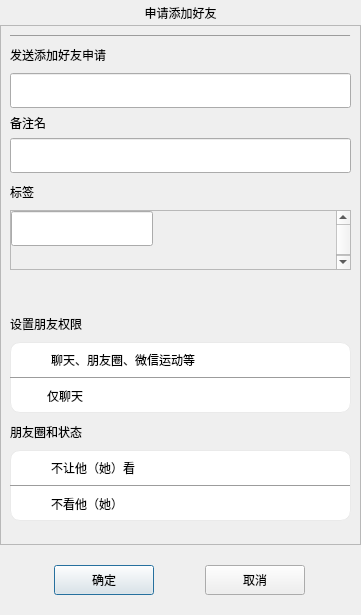
<?xml version="1.0" encoding="UTF-8"?>
<ui version="4.0">
 <class>ApplyFriendDialog</class>
 <widget class="QDialog" name="ApplyFriendDialog">
  <property name="geometry">
   <rect>
    <x>0</x>
    <y>0</y>
    <width>361</width>
    <height>615</height>
   </rect>
  </property>
  <property name="minimumSize">
   <size>
    <width>361</width>
    <height>615</height>
   </size>
  </property>
  <property name="maximumSize">
   <size>
    <width>361</width>
    <height>615</height>
   </size>
  </property>
  <property name="windowTitle">
   <string>Dialog</string>
  </property>
  <layout class="QVBoxLayout" name="verticalLayout">
   <property name="spacing">
    <number>0</number>
   </property>
   <property name="leftMargin">
    <number>0</number>
   </property>
   <property name="topMargin">
    <number>0</number>
   </property>
   <property name="rightMargin">
    <number>0</number>
   </property>
   <property name="bottomMargin">
    <number>0</number>
   </property>
   <item>
    <widget class="QLabel" name="apply_lb">
     <property name="minimumSize">
      <size>
       <width>0</width>
       <height>25</height>
      </size>
     </property>
     <property name="maximumSize">
      <size>
       <width>16777215</width>
       <height>25</height>
      </size>
     </property>
     <property name="text">
      <string>申请添加好友</string>
     </property>
     <property name="alignment">
      <set>Qt::AlignCenter</set>
     </property>
    </widget>
   </item>
   <item>
    <widget class="QScrollArea" name="scrollArea">
     <property name="minimumSize">
      <size>
       <width>0</width>
       <height>500</height>
      </size>
     </property>
     <property name="maximumSize">
      <size>
       <width>16777215</width>
       <height>16777215</height>
      </size>
     </property>
     <property name="widgetResizable">
      <bool>true</bool>
     </property>
     <widget class="QWidget" name="scrollcontent">
      <property name="geometry">
       <rect>
        <x>0</x>
        <y>0</y>
        <width>359</width>
        <height>518</height>
       </rect>
      </property>
      <layout class="QVBoxLayout" name="verticalLayout_2">
       <property name="spacing">
        <number>0</number>
       </property>
       <property name="leftMargin">
        <number>0</number>
       </property>
       <property name="topMargin">
        <number>0</number>
       </property>
       <property name="rightMargin">
        <number>0</number>
       </property>
       <property name="bottomMargin">
        <number>0</number>
       </property>
       <item>
        <widget class="QWidget" name="apply_wid" native="true">
         <layout class="QVBoxLayout" name="verticalLayout_3">
          <property name="topMargin">
           <number>9</number>
          </property>
          <property name="bottomMargin">
           <number>9</number>
          </property>
          <item>
           <widget class="Line" name="h_line">
            <property name="minimumSize">
             <size>
              <width>0</width>
              <height>1</height>
             </size>
            </property>
            <property name="maximumSize">
             <size>
              <width>16777215</width>
              <height>1</height>
             </size>
            </property>
            <property name="styleSheet">
             <string notr="true">background-color: rgb(234, 234, 234);</string>
            </property>
            <property name="frameShadow">
             <enum>QFrame::Raised</enum>
            </property>
            <property name="lineWidth">
             <number>1</number>
            </property>
            <property name="orientation">
             <enum>Qt::Horizontal</enum>
            </property>
           </widget>
          </item>
          <item>
           <widget class="QLabel" name="label">
            <property name="minimumSize">
             <size>
              <width>0</width>
              <height>25</height>
             </size>
            </property>
            <property name="maximumSize">
             <size>
              <width>16777215</width>
              <height>25</height>
             </size>
            </property>
            <property name="text">
             <string>发送添加好友申请</string>
            </property>
           </widget>
          </item>
          <item>
           <widget class="CustomizeEdit" name="name_ed">
            <property name="minimumSize">
             <size>
              <width>0</width>
              <height>35</height>
             </size>
            </property>
            <property name="maximumSize">
             <size>
              <width>16777215</width>
              <height>35</height>
             </size>
            </property>
           </widget>
          </item>
          <item>
           <widget class="QLabel" name="label_2">
            <property name="minimumSize">
             <size>
              <width>25</width>
              <height>0</height>
             </size>
            </property>
            <property name="maximumSize">
             <size>
              <width>16777215</width>
              <height>25</height>
             </size>
            </property>
            <property name="text">
             <string>备注名</string>
            </property>
           </widget>
          </item>
          <item>
           <widget class="CustomizeEdit" name="back_ed">
            <property name="minimumSize">
             <size>
              <width>0</width>
              <height>35</height>
             </size>
            </property>
            <property name="maximumSize">
             <size>
              <width>16777215</width>
              <height>35</height>
             </size>
            </property>
           </widget>
          </item>
          <item>
           <widget class="QLabel" name="label_3">
            <property name="minimumSize">
             <size>
              <width>0</width>
              <height>25</height>
             </size>
            </property>
            <property name="maximumSize">
             <size>
              <width>16777215</width>
              <height>25</height>
             </size>
            </property>
            <property name="text">
             <string>标签</string>
            </property>
           </widget>
          </item>
          <item>
           <widget class="QWidget" name="lb_group_wid" native="true">
            <property name="minimumSize">
             <size>
              <width>0</width>
              <height>95</height>
             </size>
            </property>
            <property name="maximumSize">
             <size>
              <width>16777215</width>
              <height>95</height>
             </size>
            </property>
            <layout class="QVBoxLayout" name="verticalLayout_4">
             <property name="spacing">
              <number>0</number>
             </property>
             <property name="leftMargin">
              <number>0</number>
             </property>
             <property name="topMargin">
              <number>0</number>
             </property>
             <property name="rightMargin">
              <number>0</number>
             </property>
             <property name="bottomMargin">
              <number>0</number>
             </property>
             <item>
              <widget class="QScrollArea" name="gridScrollArea">
               <property name="minimumSize">
                <size>
                 <width>0</width>
                 <height>60</height>
                </size>
               </property>
               <property name="maximumSize">
                <size>
                 <width>16777215</width>
                 <height>60</height>
                </size>
               </property>
               <property name="widgetResizable">
                <bool>true</bool>
               </property>
               <widget class="QWidget" name="grid_wid">
                <property name="geometry">
                 <rect>
                  <x>0</x>
                  <y>0</y>
                  <width>325</width>
                  <height>60</height>
                 </rect>
                </property>
                <property name="minimumSize">
                 <size>
                  <width>0</width>
                  <height>60</height>
                 </size>
                </property>
                <property name="maximumSize">
                 <size>
                  <width>16777215</width>
                  <height>60</height>
                 </size>
                </property>
                <widget class="CustomizeEdit" name="lb_ed">
                 <property name="geometry">
                  <rect>
                   <x>0</x>
                   <y>0</y>
                   <width>142</width>
                   <height>35</height>
                  </rect>
                 </property>
                 <property name="minimumSize">
                  <size>
                   <width>0</width>
                   <height>35</height>
                  </size>
                 </property>
                 <property name="maximumSize">
                  <size>
                   <width>16777215</width>
                   <height>35</height>
                  </size>
                 </property>
                </widget>
               </widget>
              </widget>
             </item>
             <item>
              <widget class="QWidget" name="input_tip_wid" native="true">
               <property name="minimumSize">
                <size>
                 <width>0</width>
                 <height>35</height>
                </size>
               </property>
               <property name="maximumSize">
                <size>
                 <width>16777215</width>
                 <height>35</height>
                </size>
               </property>
               <layout class="QHBoxLayout" name="horizontalLayout_2">
                <property name="spacing">
                 <number>0</number>
                </property>
                <property name="leftMargin">
                 <number>0</number>
                </property>
                <property name="topMargin">
                 <number>0</number>
                </property>
                <property name="rightMargin">
                 <number>0</number>
                </property>
                <property name="bottomMargin">
                 <number>0</number>
                </property>
                <item>
                 <widget class="ClickedOnceLabel" name="tip_lb">
                  <property name="minimumSize">
                   <size>
                    <width>0</width>
                    <height>35</height>
                   </size>
                  </property>
                  <property name="maximumSize">
                   <size>
                    <width>16777215</width>
                    <height>35</height>
                   </size>
                  </property>
                  <property name="text">
                   <string/>
                  </property>
                 </widget>
                </item>
               </layout>
              </widget>
             </item>
             <item>
              <spacer name="verticalSpacer_4">
               <property name="orientation">
                <enum>Qt::Vertical</enum>
               </property>
               <property name="sizeHint" stdset="0">
                <size>
                 <width>20</width>
                 <height>40</height>
                </size>
               </property>
              </spacer>
             </item>
            </layout>
           </widget>
          </item>
          <item>
           <widget class="QLabel" name="label_4">
            <property name="minimumSize">
             <size>
              <width>0</width>
              <height>25</height>
             </size>
            </property>
            <property name="maximumSize">
             <size>
              <width>16777215</width>
              <height>25</height>
             </size>
            </property>
            <property name="text">
             <string>设置朋友权限</string>
            </property>
           </widget>
          </item>
          <item>
           <widget class="QWidget" name="set_permi_wid" native="true">
            <property name="styleSheet">
             <string notr="true">#set_permi_wid
{
background-color: white;
border: 1px solid rgb(234, 234, 234);
border-radius: 10px;
}</string>
            </property>
            <layout class="QVBoxLayout" name="verticalLayout_6">
             <property name="spacing">
              <number>0</number>
             </property>
             <property name="leftMargin">
              <number>0</number>
             </property>
             <property name="topMargin">
              <number>0</number>
             </property>
             <property name="rightMargin">
              <number>0</number>
             </property>
             <property name="bottomMargin">
              <number>0</number>
             </property>
             <item>
              <widget class="QWidget" name="multiple_wid" native="true">
               <property name="minimumSize">
                <size>
                 <width>0</width>
                 <height>35</height>
                </size>
               </property>
               <property name="maximumSize">
                <size>
                 <width>16777215</width>
                 <height>35</height>
                </size>
               </property>
               <layout class="QHBoxLayout" name="horizontalLayout_3">
                <property name="spacing">
                 <number>9</number>
                </property>
                <property name="leftMargin">
                 <number>0</number>
                </property>
                <property name="topMargin">
                 <number>0</number>
                </property>
                <property name="rightMargin">
                 <number>0</number>
                </property>
                <property name="bottomMargin">
                 <number>0</number>
                </property>
                <item>
                 <widget class="QLabel" name="label_6">
                  <property name="minimumSize">
                   <size>
                    <width>32</width>
                    <height>32</height>
                   </size>
                  </property>
                  <property name="maximumSize">
                   <size>
                    <width>32</width>
                    <height>32</height>
                   </size>
                  </property>
                  <property name="text">
                   <string/>
                  </property>
                  <property name="pixmap">
                   <pixmap resource="pic.qrc">:/res/pic/朋友圈.png</pixmap>
                  </property>
                  <property name="scaledContents">
                   <bool>true</bool>
                  </property>
                 </widget>
                </item>
                <item>
                 <widget class="QLabel" name="label_7">
                  <property name="text">
                   <string>聊天、朋友圈、微信运动等</string>
                  </property>
                 </widget>
                </item>
                <item>
                 <widget class="QLabel" name="selected_multiple_lb">
                  <property name="minimumSize">
                   <size>
                    <width>32</width>
                    <height>32</height>
                   </size>
                  </property>
                  <property name="maximumSize">
                   <size>
                    <width>32</width>
                    <height>32</height>
                   </size>
                  </property>
                  <property name="text">
                   <string/>
                  </property>
                  <property name="scaledContents">
                   <bool>true</bool>
                  </property>
                 </widget>
                </item>
               </layout>
              </widget>
             </item>
             <item>
              <widget class="Line" name="line_2">
               <property name="minimumSize">
                <size>
                 <width>0</width>
                 <height>1</height>
                </size>
               </property>
               <property name="maximumSize">
                <size>
                 <width>16777215</width>
                 <height>1</height>
                </size>
               </property>
               <property name="styleSheet">
                <string notr="true">background-color: rgb(234, 234, 234);</string>
               </property>
               <property name="frameShadow">
                <enum>QFrame::Raised</enum>
               </property>
               <property name="lineWidth">
                <number>1</number>
               </property>
               <property name="orientation">
                <enum>Qt::Horizontal</enum>
               </property>
              </widget>
             </item>
             <item>
              <widget class="QWidget" name="chat_only_wid" native="true">
               <property name="minimumSize">
                <size>
                 <width>0</width>
                 <height>35</height>
                </size>
               </property>
               <property name="maximumSize">
                <size>
                 <width>16777215</width>
                 <height>35</height>
                </size>
               </property>
               <layout class="QHBoxLayout" name="horizontalLayout_4">
                <property name="spacing">
                 <number>9</number>
                </property>
                <property name="leftMargin">
                 <number>0</number>
                </property>
                <property name="topMargin">
                 <number>0</number>
                </property>
                <property name="rightMargin">
                 <number>0</number>
                </property>
                <property name="bottomMargin">
                 <number>0</number>
                </property>
                <item>
                 <widget class="QLabel" name="label_9">
                  <property name="minimumSize">
                   <size>
                    <width>28</width>
                    <height>28</height>
                   </size>
                  </property>
                  <property name="maximumSize">
                   <size>
                    <width>28</width>
                    <height>28</height>
                   </size>
                  </property>
                  <property name="text">
                   <string/>
                  </property>
                  <property name="pixmap">
                   <pixmap resource="pic.qrc">:/res/pic/chat_icon_hover.png</pixmap>
                  </property>
                  <property name="scaledContents">
                   <bool>true</bool>
                  </property>
                 </widget>
                </item>
                <item>
                 <widget class="QLabel" name="label_10">
                  <property name="text">
                   <string>仅聊天</string>
                  </property>
                 </widget>
                </item>
                <item>
                 <widget class="QLabel" name="selected_chat_only_lb">
                  <property name="minimumSize">
                   <size>
                    <width>32</width>
                    <height>32</height>
                   </size>
                  </property>
                  <property name="maximumSize">
                   <size>
                    <width>32</width>
                    <height>32</height>
                   </size>
                  </property>
                  <property name="text">
                   <string/>
                  </property>
                  <property name="scaledContents">
                   <bool>true</bool>
                  </property>
                 </widget>
                </item>
               </layout>
              </widget>
             </item>
            </layout>
           </widget>
          </item>
          <item>
           <widget class="QWidget" name="selected_permi_wid" native="true">
            <property name="styleSheet">
             <string notr="true"/>
            </property>
            <layout class="QVBoxLayout" name="verticalLayout_5">
             <property name="leftMargin">
              <number>0</number>
             </property>
             <property name="topMargin">
              <number>0</number>
             </property>
             <property name="rightMargin">
              <number>0</number>
             </property>
             <property name="bottomMargin">
              <number>0</number>
             </property>
             <item>
              <widget class="QLabel" name="label_5">
               <property name="minimumSize">
                <size>
                 <width>0</width>
                 <height>25</height>
                </size>
               </property>
               <property name="maximumSize">
                <size>
                 <width>16777215</width>
                 <height>25</height>
                </size>
               </property>
               <property name="text">
                <string>朋友圈和状态</string>
               </property>
              </widget>
             </item>
             <item>
              <widget class="QWidget" name="widget_3" native="true">
               <property name="styleSheet">
                <string notr="true">#widget_3
{
background-color: white;
border: 1px solid rgb(234, 234, 234);
border-radius: 10px;
}</string>
               </property>
               <layout class="QVBoxLayout" name="verticalLayout_7">
                <property name="spacing">
                 <number>0</number>
                </property>
                <property name="leftMargin">
                 <number>0</number>
                </property>
                <property name="topMargin">
                 <number>0</number>
                </property>
                <property name="rightMargin">
                 <number>0</number>
                </property>
                <property name="bottomMargin">
                 <number>0</number>
                </property>
                <item>
                 <widget class="QWidget" name="widget_6" native="true">
                  <property name="minimumSize">
                   <size>
                    <width>0</width>
                    <height>35</height>
                   </size>
                  </property>
                  <property name="maximumSize">
                   <size>
                    <width>16777215</width>
                    <height>35</height>
                   </size>
                  </property>
                  <layout class="QHBoxLayout" name="horizontalLayout_5">
                   <property name="spacing">
                    <number>9</number>
                   </property>
                   <property name="leftMargin">
                    <number>0</number>
                   </property>
                   <property name="topMargin">
                    <number>0</number>
                   </property>
                   <property name="rightMargin">
                    <number>0</number>
                   </property>
                   <property name="bottomMargin">
                    <number>0</number>
                   </property>
                   <item>
                    <widget class="QLabel" name="label_12">
                     <property name="minimumSize">
                      <size>
                       <width>32</width>
                       <height>32</height>
                      </size>
                     </property>
                     <property name="maximumSize">
                      <size>
                       <width>32</width>
                       <height>32</height>
                      </size>
                     </property>
                     <property name="text">
                      <string/>
                     </property>
                     <property name="pixmap">
                      <pixmap resource="pic.qrc">:/res/pic/权限.png</pixmap>
                     </property>
                     <property name="scaledContents">
                      <bool>true</bool>
                     </property>
                    </widget>
                   </item>
                   <item>
                    <widget class="QLabel" name="label_13">
                     <property name="text">
                      <string>不让他（她）看</string>
                     </property>
                    </widget>
                   </item>
                   <item>
                    <widget class="SlipButton" name="switch_1" native="true">
                     <property name="maximumSize">
                      <size>
                       <width>60</width>
                       <height>16777215</height>
                      </size>
                     </property>
                    </widget>
                   </item>
                  </layout>
                 </widget>
                </item>
                <item>
                 <widget class="Line" name="line_3">
                  <property name="minimumSize">
                   <size>
                    <width>0</width>
                    <height>1</height>
                   </size>
                  </property>
                  <property name="maximumSize">
                   <size>
                    <width>16777215</width>
                    <height>1</height>
                   </size>
                  </property>
                  <property name="styleSheet">
                   <string notr="true">background-color: rgb(234, 234, 234);</string>
                  </property>
                  <property name="frameShadow">
                   <enum>QFrame::Raised</enum>
                  </property>
                  <property name="lineWidth">
                   <number>1</number>
                  </property>
                  <property name="orientation">
                   <enum>Qt::Horizontal</enum>
                  </property>
                 </widget>
                </item>
                <item>
                 <widget class="QWidget" name="widget_7" native="true">
                  <property name="minimumSize">
                   <size>
                    <width>0</width>
                    <height>35</height>
                   </size>
                  </property>
                  <property name="maximumSize">
                   <size>
                    <width>16777215</width>
                    <height>35</height>
                   </size>
                  </property>
                  <layout class="QHBoxLayout" name="horizontalLayout_6">
                   <property name="spacing">
                    <number>9</number>
                   </property>
                   <property name="leftMargin">
                    <number>0</number>
                   </property>
                   <property name="topMargin">
                    <number>0</number>
                   </property>
                   <property name="rightMargin">
                    <number>0</number>
                   </property>
                   <property name="bottomMargin">
                    <number>0</number>
                   </property>
                   <item>
                    <widget class="QLabel" name="label_15">
                     <property name="minimumSize">
                      <size>
                       <width>32</width>
                       <height>32</height>
                      </size>
                     </property>
                     <property name="maximumSize">
                      <size>
                       <width>32</width>
                       <height>32</height>
                      </size>
                     </property>
                     <property name="text">
                      <string/>
                     </property>
                     <property name="pixmap">
                      <pixmap resource="pic.qrc">:/res/pic/眼睛.png</pixmap>
                     </property>
                     <property name="scaledContents">
                      <bool>true</bool>
                     </property>
                    </widget>
                   </item>
                   <item>
                    <widget class="QLabel" name="label_14">
                     <property name="text">
                      <string>不看他（她）</string>
                     </property>
                    </widget>
                   </item>
                   <item>
                    <widget class="SlipButton" name="switch_2" native="true">
                     <property name="maximumSize">
                      <size>
                       <width>60</width>
                       <height>16777215</height>
                      </size>
                     </property>
                    </widget>
                   </item>
                  </layout>
                 </widget>
                </item>
               </layout>
              </widget>
             </item>
            </layout>
           </widget>
          </item>
          <item>
           <spacer name="verticalSpacer_3">
            <property name="orientation">
             <enum>Qt::Vertical</enum>
            </property>
            <property name="sizeType">
             <enum>QSizePolicy::Expanding</enum>
            </property>
            <property name="sizeHint" stdset="0">
             <size>
              <width>20</width>
              <height>30</height>
             </size>
            </property>
           </spacer>
          </item>
         </layout>
        </widget>
       </item>
      </layout>
     </widget>
    </widget>
   </item>
   <item>
    <spacer name="verticalSpacer_2">
     <property name="orientation">
      <enum>Qt::Vertical</enum>
     </property>
     <property name="sizeType">
      <enum>QSizePolicy::Fixed</enum>
     </property>
     <property name="sizeHint" stdset="0">
      <size>
       <width>20</width>
       <height>10</height>
      </size>
     </property>
    </spacer>
   </item>
   <item>
    <widget class="QWidget" name="apply_sure_wid" native="true">
     <property name="minimumSize">
      <size>
       <width>0</width>
       <height>50</height>
      </size>
     </property>
     <property name="maximumSize">
      <size>
       <width>16777215</width>
       <height>16777215</height>
      </size>
     </property>
     <layout class="QHBoxLayout" name="horizontalLayout">
      <item>
       <widget class="ClickedBtn" name="sure_btn">
        <property name="minimumSize">
         <size>
          <width>100</width>
          <height>30</height>
         </size>
        </property>
        <property name="maximumSize">
         <size>
          <width>100</width>
          <height>30</height>
         </size>
        </property>
        <property name="text">
         <string>确定</string>
        </property>
       </widget>
      </item>
      <item>
       <widget class="ClickedBtn" name="cancel_btn">
        <property name="minimumSize">
         <size>
          <width>100</width>
          <height>30</height>
         </size>
        </property>
        <property name="maximumSize">
         <size>
          <width>100</width>
          <height>30</height>
         </size>
        </property>
        <property name="text">
         <string>取消</string>
        </property>
       </widget>
      </item>
     </layout>
    </widget>
   </item>
   <item>
    <spacer name="verticalSpacer">
     <property name="orientation">
      <enum>Qt::Vertical</enum>
     </property>
     <property name="sizeType">
      <enum>QSizePolicy::Fixed</enum>
     </property>
     <property name="sizeHint" stdset="0">
      <size>
       <width>10</width>
       <height>10</height>
      </size>
     </property>
    </spacer>
   </item>
  </layout>
 </widget>
 <customwidgets>
  <customwidget>
   <class>ClickedBtn</class>
   <extends>QPushButton</extends>
   <header location="global">clicked_btn.h</header>
  </customwidget>
  <customwidget>
   <class>CustomizeEdit</class>
   <extends>QLineEdit</extends>
   <header location="global">customize_edit.h</header>
  </customwidget>
  <customwidget>
   <class>ClickedOnceLabel</class>
   <extends>QLabel</extends>
   <header location="global">clicked_once_label.h</header>
  </customwidget>
  <customwidget>
   <class>SlipButton</class>
   <extends>QWidget</extends>
   <header>slip_button.h</header>
   <container>1</container>
  </customwidget>
 </customwidgets>
 <resources>
  <include location="pic.qrc"/>
 </resources>
 <connections/>
</ui>
